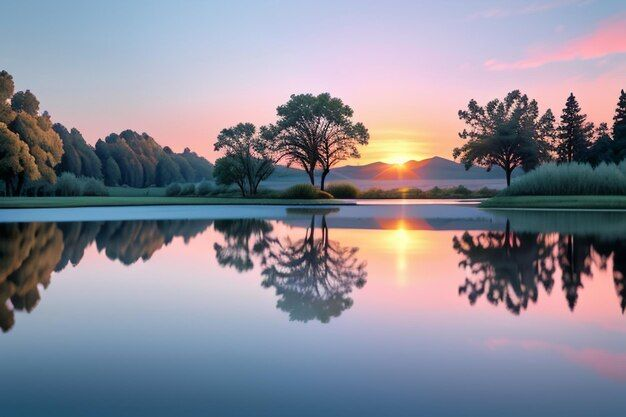
#> input picture static/input_image.jpg, 626 x 417 px, found by its file name
$ python image_processor.py
#> lines starting #> are read from the running program, lines starting #| are printed output that depends on the picture; after the words box and inside, x2 and y2 are one past the last pixel; in counts of white or black regions, pixels touching at a corner belong together
import cv2
import numpy as np

def process_image(image_path):
    # Load the image
#> called with image_path = 'input_image.jpg'
    image = cv2.imread(image_path)
#> image is the input picture: shape (417, 626, 3); mean B, G, R 151.3, 138.1, 139.3
    if image is None:
        print("Error: Image not found.")
        return

    # Print the size and shape of the image
    height, width, channels = image.shape
#> height = 417; width = 626; channels = 3
    print(f"Image Dimensions: {width}x{height}")
#| Image Dimensions: 626x417
    print(f"Number of Channels: {channels}")
#| Number of Channels: 3

    # Convert the image to grayscale
    gray_image = cv2.cvtColor(image, cv2.COLOR_BGR2GRAY)
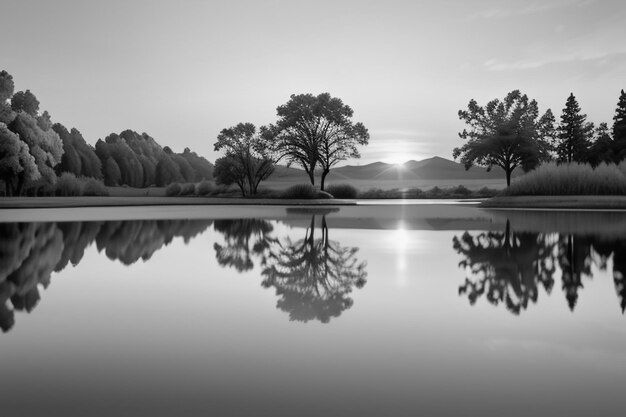
#> gray_image: shape (417, 626); min 0, max 253, mean 140
    cv2.imwrite("gray_image.jpg", gray_image)

    # Convert the image to binary format
    _, binary_image = cv2.threshold(gray_image, 128, 255, cv2.THRESH_BINARY)
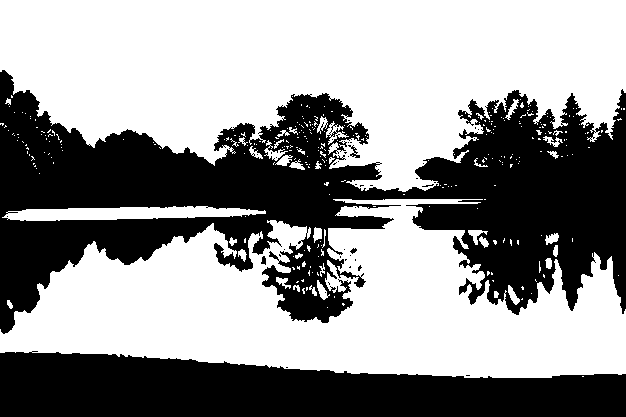
#> binary_image: shape (417, 626); 58.2% white; 43 black regions (38 under 20 px), largest, box (x1, y1, x2, y2) and area: (0, 70, 626, 334) 77799, (0, 351, 626, 417) 31214, (348, 145, 360, 158) 56, (261, 256, 266, 265) 32, (350, 248, 357, 254) 24
    cv2.imwrite("binary_image.jpg", binary_image)

    # Scale down the image (reduce size by 50%)
    scaled_image = cv2.resize(image, (width // 2, height // 2))
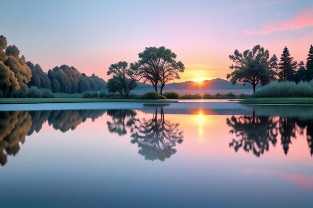
#> scaled_image: shape (208, 313, 3); mean B, G, R 151.3, 138.1, 139.2
    cv2.imwrite("scaled_image.jpg", scaled_image)

    # Remove noise using Gaussian Blur
    denoised_image = cv2.GaussianBlur(gray_image, (5, 5), 0)
    cv2.imwrite("denoised_image.jpg", denoised_image)

    print("Image processing completed. Processed images are saved.")

# Provide the image path here
image_path = "input_image.jpg"  # Replace with your actual image path
process_image(image_path)
